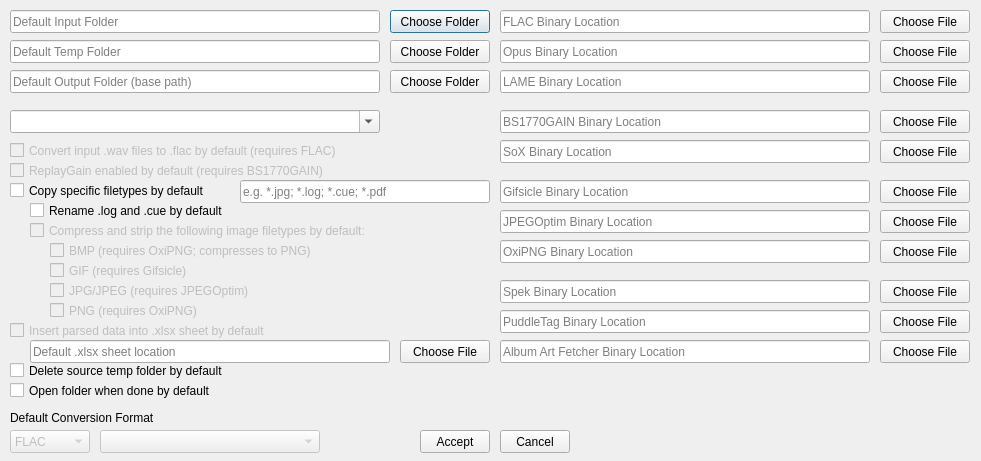
 <widget class="QDialog" name="SettingsWindow">
  <property name="geometry">
   <rect>
    <x>0</x>
    <y>0</y>
    <width>981</width>
    <height>461</height>
   </rect>
  </property>
  <property name="minimumSize">
   <size>
    <width>981</width>
    <height>461</height>
   </size>
  </property>
  <property name="maximumSize">
   <size>
    <width>981</width>
    <height>461</height>
   </size>
  </property>
  <property name="windowTitle">
   <string>Settings</string>
  </property>
  <widget class="QLineEdit" name="DefaultInputLineEdit">
   <property name="geometry">
    <rect>
     <x>10</x>
     <y>10</y>
     <width>370</width>
     <height>23</height>
    </rect>
   </property>
   <property name="text">
    <string/>
   </property>
   <property name="placeholderText">
    <string>Default Input Folder</string>
   </property>
  </widget>
  <widget class="QLineEdit" name="DefaultTempLineEdit">
   <property name="geometry">
    <rect>
     <x>10</x>
     <y>40</y>
     <width>370</width>
     <height>23</height>
    </rect>
   </property>
   <property name="placeholderText">
    <string>Default Temp Folder</string>
   </property>
  </widget>
  <widget class="QLineEdit" name="DefaultOutputLineEdit">
   <property name="geometry">
    <rect>
     <x>10</x>
     <y>70</y>
     <width>370</width>
     <height>23</height>
    </rect>
   </property>
   <property name="placeholderText">
    <string>Default Output Folder (base path)</string>
   </property>
  </widget>
  <widget class="QLineEdit" name="DefaultFLACLineEdit">
   <property name="geometry">
    <rect>
     <x>500</x>
     <y>10</y>
     <width>370</width>
     <height>23</height>
    </rect>
   </property>
   <property name="text">
    <string/>
   </property>
   <property name="placeholderText">
    <string>FLAC Binary Location</string>
   </property>
  </widget>
  <widget class="QPushButton" name="DefaultInputChooseFolderButton">
   <property name="geometry">
    <rect>
     <x>390</x>
     <y>10</y>
     <width>100</width>
     <height>23</height>
    </rect>
   </property>
   <property name="text">
    <string>Choose Folder</string>
   </property>
  </widget>
  <widget class="QPushButton" name="DefaultTempChooseFolderButton">
   <property name="geometry">
    <rect>
     <x>390</x>
     <y>40</y>
     <width>100</width>
     <height>23</height>
    </rect>
   </property>
   <property name="text">
    <string>Choose Folder</string>
   </property>
  </widget>
  <widget class="QPushButton" name="DefaultOutputChooseFolderButton">
   <property name="geometry">
    <rect>
     <x>390</x>
     <y>70</y>
     <width>100</width>
     <height>23</height>
    </rect>
   </property>
   <property name="text">
    <string>Choose Folder</string>
   </property>
  </widget>
  <widget class="QLineEdit" name="DefaultLAMELineEdit">
   <property name="geometry">
    <rect>
     <x>500</x>
     <y>70</y>
     <width>370</width>
     <height>23</height>
    </rect>
   </property>
   <property name="placeholderText">
    <string>LAME Binary Location</string>
   </property>
  </widget>
  <widget class="QLineEdit" name="DefaultOpusLineEdit">
   <property name="geometry">
    <rect>
     <x>500</x>
     <y>40</y>
     <width>370</width>
     <height>23</height>
    </rect>
   </property>
   <property name="placeholderText">
    <string>Opus Binary Location</string>
   </property>
  </widget>
  <widget class="QLineEdit" name="DefaultSoXLineEdit">
   <property name="geometry">
    <rect>
     <x>500</x>
     <y>140</y>
     <width>370</width>
     <height>23</height>
    </rect>
   </property>
   <property name="placeholderText">
    <string>SoX Binary Location</string>
   </property>
  </widget>
  <widget class="QLineEdit" name="DefaultAlbumArtFetcherLineEdit">
   <property name="geometry">
    <rect>
     <x>500</x>
     <y>340</y>
     <width>370</width>
     <height>23</height>
    </rect>
   </property>
   <property name="placeholderText">
    <string>Album Art Fetcher Binary Location</string>
   </property>
  </widget>
  <widget class="QLineEdit" name="DefaultSpectrogramAnalysisLineEdit">
   <property name="geometry">
    <rect>
     <x>500</x>
     <y>280</y>
     <width>370</width>
     <height>23</height>
    </rect>
   </property>
   <property name="placeholderText">
    <string>Spek Binary Location</string>
   </property>
  </widget>
  <widget class="QLineEdit" name="DefaultTaggerLineEdit">
   <property name="geometry">
    <rect>
     <x>500</x>
     <y>310</y>
     <width>370</width>
     <height>23</height>
    </rect>
   </property>
   <property name="placeholderText">
    <string>PuddleTag Binary Location</string>
   </property>
  </widget>
  <widget class="QPushButton" name="DefaultFLACFileChooserButton">
   <property name="geometry">
    <rect>
     <x>880</x>
     <y>10</y>
     <width>90</width>
     <height>23</height>
    </rect>
   </property>
   <property name="text">
    <string>Choose File</string>
   </property>
  </widget>
  <widget class="QPushButton" name="DefaultLAMEFileChooserButton">
   <property name="geometry">
    <rect>
     <x>880</x>
     <y>70</y>
     <width>90</width>
     <height>23</height>
    </rect>
   </property>
   <property name="text">
    <string>Choose File</string>
   </property>
  </widget>
  <widget class="QPushButton" name="DefaultOpusFileChooserButton">
   <property name="geometry">
    <rect>
     <x>880</x>
     <y>40</y>
     <width>90</width>
     <height>23</height>
    </rect>
   </property>
   <property name="text">
    <string>Choose File</string>
   </property>
  </widget>
  <widget class="QPushButton" name="DefaultSoXFileChooserButton">
   <property name="geometry">
    <rect>
     <x>880</x>
     <y>140</y>
     <width>90</width>
     <height>23</height>
    </rect>
   </property>
   <property name="text">
    <string>Choose File</string>
   </property>
  </widget>
  <widget class="QPushButton" name="DefaultAlbumArtFetcherFileChooserButton">
   <property name="geometry">
    <rect>
     <x>880</x>
     <y>340</y>
     <width>90</width>
     <height>23</height>
    </rect>
   </property>
   <property name="text">
    <string>Choose File</string>
   </property>
  </widget>
  <widget class="QPushButton" name="DefaultSpectrogramAnalysisFileChooserButton">
   <property name="geometry">
    <rect>
     <x>880</x>
     <y>280</y>
     <width>90</width>
     <height>23</height>
    </rect>
   </property>
   <property name="text">
    <string>Choose File</string>
   </property>
  </widget>
  <widget class="QPushButton" name="DefaultTaggerFileChooserButton">
   <property name="geometry">
    <rect>
     <x>880</x>
     <y>310</y>
     <width>90</width>
     <height>23</height>
    </rect>
   </property>
   <property name="text">
    <string>Choose File</string>
   </property>
  </widget>
  <widget class="QComboBox" name="DefaultSyntaxComboBox">
   <property name="geometry">
    <rect>
     <x>10</x>
     <y>110</y>
     <width>370</width>
     <height>23</height>
    </rect>
   </property>
   <property name="toolTip">
    <string>&lt;html&gt;&lt;head/&gt;&lt;body&gt;&lt;p&gt;Arbitrary tags: %tag% (%artist% -&amp;gt; Comaduster)&lt;/p&gt;&lt;p&gt;Bit-Depth: &amp;amp;bps&amp;amp; (16)&lt;/p&gt;&lt;p&gt;Bitrate: &amp;amp;bitrate&amp;amp; (Lossless)&lt;/p&gt;&lt;p&gt;Codec: &amp;amp;codec&amp;amp; (FLAC)&lt;/p&gt;&lt;p&gt;Padded Tracknumber: &amp;amp;paddedtracknumber&amp;amp; (07)&lt;/p&gt;&lt;p&gt;Sample Rate: &amp;amp;samplerate&amp;amp; (44100)&lt;/p&gt;&lt;p&gt;Short Sample Rate: &amp;amp;short-samplerate&amp;amp; (44)&lt;/p&gt;&lt;p&gt;Smart Bitrate/Depth/Sample: &amp;amp;smartbit&amp;amp; (16-44 for FLAC, V2 for MP3 V2)&lt;/p&gt;&lt;/body&gt;&lt;/html&gt;</string>
   </property>
   <property name="editable">
    <bool>true</bool>
   </property>
   <property name="currentIndex">
    <number>-1</number>
   </property>
   <item>
    <property name="text">
     <string>%AlbumArtist% - %Album% (%Date%) {%Edition%} [%Mediatype% &amp;codec&amp; - &amp;smartbit&amp;]/&amp;PaddedTrackNumber&amp; - %Title%</string>
    </property>
   </item>
   <item>
    <property name="text">
     <string>%AlbumArtist% - %Album% (%Date%) [%Mediatype% &amp;codec&amp; - &amp;smartbit&amp;] {%Edition% %Catalog%}/&amp;PaddedTrackNumber&amp; - %Title%</string>
    </property>
   </item>
   <item>
    <property name="text">
     <string>%AlbumArtist% - %Album% (%Date%) [%Mediatype% &amp;codec&amp; - &amp;smartbit&amp;] {%Edition%}/&amp;PaddedTrackNumber&amp; - %Title%</string>
    </property>
   </item>
   <item>
    <property name="text">
     <string>%AlbumArtist% - %Album% (%Date%) [%Mediatype% &amp;codec&amp; - &amp;smartbit&amp;] {%Catalog%}/&amp;PaddedTrackNumber&amp; - %Title%</string>
    </property>
   </item>
   <item>
    <property name="text">
     <string>%AlbumArtist% - %Date% - %Album% (%Edition%) [%Mediatype% &amp;codec&amp; - &amp;smartbit&amp;]/&amp;PaddedTrackNumber&amp; - %Title%</string>
    </property>
   </item>
  </widget>
  <widget class="QCheckBox" name="DefaultAutoWAVConvertCheckBox">
   <property name="enabled">
    <bool>false</bool>
   </property>
   <property name="geometry">
    <rect>
     <x>10</x>
     <y>140</y>
     <width>480</width>
     <height>21</height>
    </rect>
   </property>
   <property name="text">
    <string>Convert input .wav files to .flac by default (requires FLAC)</string>
   </property>
  </widget>
  <widget class="QCheckBox" name="DefaultRGCheckBox">
   <property name="enabled">
    <bool>false</bool>
   </property>
   <property name="geometry">
    <rect>
     <x>10</x>
     <y>160</y>
     <width>480</width>
     <height>21</height>
    </rect>
   </property>
   <property name="text">
    <string>ReplayGain enabled by default (requires BS1770GAIN)</string>
   </property>
  </widget>
  <widget class="QCheckBox" name="DefaultCopySpecificFileTypesCheckBox">
   <property name="geometry">
    <rect>
     <x>10</x>
     <y>180</y>
     <width>230</width>
     <height>21</height>
    </rect>
   </property>
   <property name="text">
    <string>Copy specific filetypes by default</string>
   </property>
  </widget>
  <widget class="QCheckBox" name="DefaultRenameLogCueCheckBox">
   <property name="geometry">
    <rect>
     <x>30</x>
     <y>200</y>
     <width>460</width>
     <height>21</height>
    </rect>
   </property>
   <property name="text">
    <string>Rename .log and .cue by default</string>
   </property>
  </widget>
  <widget class="QCheckBox" name="DefaultCompressImagesCheckBox">
   <property name="enabled">
    <bool>false</bool>
   </property>
   <property name="geometry">
    <rect>
     <x>30</x>
     <y>220</y>
     <width>460</width>
     <height>21</height>
    </rect>
   </property>
   <property name="text">
    <string>Compress and strip the following image filetypes by default:</string>
   </property>
  </widget>
  <widget class="QCheckBox" name="DefaultDeleteSourceFolderCheckBox">
   <property name="geometry">
    <rect>
     <x>10</x>
     <y>360</y>
     <width>480</width>
     <height>21</height>
    </rect>
   </property>
   <property name="text">
    <string>Delete source temp folder by default</string>
   </property>
  </widget>
  <widget class="QCheckBox" name="DefaultOpenFolderCheckBox">
   <property name="geometry">
    <rect>
     <x>10</x>
     <y>380</y>
     <width>480</width>
     <height>21</height>
    </rect>
   </property>
   <property name="text">
    <string>Open folder when done by default</string>
   </property>
  </widget>
  <widget class="QLabel" name="label">
   <property name="geometry">
    <rect>
     <x>10</x>
     <y>410</y>
     <width>480</width>
     <height>15</height>
    </rect>
   </property>
   <property name="text">
    <string>Default Conversion Format</string>
   </property>
  </widget>
  <widget class="QComboBox" name="DefaultConvertFormatComboBox">
   <property name="enabled">
    <bool>false</bool>
   </property>
   <property name="geometry">
    <rect>
     <x>10</x>
     <y>430</y>
     <width>80</width>
     <height>23</height>
    </rect>
   </property>
   <property name="frame">
    <bool>true</bool>
   </property>
   <item>
    <property name="text">
     <string>FLAC</string>
    </property>
   </item>
   <item>
    <property name="text">
     <string>Opus</string>
    </property>
   </item>
   <item>
    <property name="text">
     <string>MP3</string>
    </property>
   </item>
  </widget>
  <widget class="QComboBox" name="DefaultConvertPresetComboBox">
   <property name="enabled">
    <bool>false</bool>
   </property>
   <property name="geometry">
    <rect>
     <x>100</x>
     <y>430</y>
     <width>220</width>
     <height>23</height>
    </rect>
   </property>
  </widget>
  <widget class="QPushButton" name="SettingsApplyButton">
   <property name="geometry">
    <rect>
     <x>420</x>
     <y>430</y>
     <width>70</width>
     <height>23</height>
    </rect>
   </property>
   <property name="text">
    <string>Accept</string>
   </property>
  </widget>
  <widget class="QPushButton" name="SettingsCancelButton">
   <property name="geometry">
    <rect>
     <x>500</x>
     <y>430</y>
     <width>70</width>
     <height>23</height>
    </rect>
   </property>
   <property name="text">
    <string>Cancel</string>
   </property>
  </widget>
  <widget class="QLineEdit" name="DefaultCopySpecificFileTypesLineEdit">
   <property name="geometry">
    <rect>
     <x>240</x>
     <y>180</y>
     <width>250</width>
     <height>23</height>
    </rect>
   </property>
   <property name="text">
    <string/>
   </property>
   <property name="placeholderText">
    <string>e.g. *.jpg; *.log; *.cue; *.pdf</string>
   </property>
  </widget>
  <widget class="QLineEdit" name="DefaultBS1770GAINLineEdit">
   <property name="geometry">
    <rect>
     <x>500</x>
     <y>110</y>
     <width>370</width>
     <height>23</height>
    </rect>
   </property>
   <property name="placeholderText">
    <string>BS1770GAIN Binary Location</string>
   </property>
  </widget>
  <widget class="QPushButton" name="DefaultBS1770GAINFileChooserButton">
   <property name="geometry">
    <rect>
     <x>880</x>
     <y>110</y>
     <width>90</width>
     <height>23</height>
    </rect>
   </property>
   <property name="text">
    <string>Choose File</string>
   </property>
  </widget>
  <widget class="QLineEdit" name="DefaultOxiPNGLineEdit">
   <property name="geometry">
    <rect>
     <x>500</x>
     <y>240</y>
     <width>370</width>
     <height>23</height>
    </rect>
   </property>
   <property name="placeholderText">
    <string>OxiPNG Binary Location</string>
   </property>
  </widget>
  <widget class="QLineEdit" name="DefaultJPEGOptimLineEdit">
   <property name="geometry">
    <rect>
     <x>500</x>
     <y>210</y>
     <width>370</width>
     <height>23</height>
    </rect>
   </property>
   <property name="placeholderText">
    <string>JPEGOptim Binary Location</string>
   </property>
  </widget>
  <widget class="QPushButton" name="DefaultJPEGOptimFileChooserButton">
   <property name="geometry">
    <rect>
     <x>880</x>
     <y>210</y>
     <width>90</width>
     <height>23</height>
    </rect>
   </property>
   <property name="text">
    <string>Choose File</string>
   </property>
  </widget>
  <widget class="QPushButton" name="DefaultOxiPNGFileChooserButton">
   <property name="geometry">
    <rect>
     <x>880</x>
     <y>240</y>
     <width>90</width>
     <height>23</height>
    </rect>
   </property>
   <property name="text">
    <string>Choose File</string>
   </property>
  </widget>
  <widget class="QPushButton" name="DefaultGifsicleFileChooserButton">
   <property name="geometry">
    <rect>
     <x>880</x>
     <y>180</y>
     <width>90</width>
     <height>23</height>
    </rect>
   </property>
   <property name="text">
    <string>Choose File</string>
   </property>
  </widget>
  <widget class="QLineEdit" name="DefaultGifsicleLineEdit">
   <property name="geometry">
    <rect>
     <x>500</x>
     <y>180</y>
     <width>370</width>
     <height>23</height>
    </rect>
   </property>
   <property name="placeholderText">
    <string>Gifsicle Binary Location</string>
   </property>
  </widget>
  <widget class="QCheckBox" name="DefaultCompressBMPCheckBox">
   <property name="enabled">
    <bool>false</bool>
   </property>
   <property name="geometry">
    <rect>
     <x>50</x>
     <y>240</y>
     <width>440</width>
     <height>21</height>
    </rect>
   </property>
   <property name="text">
    <string>BMP (requires OxiPNG; compresses to PNG)</string>
   </property>
  </widget>
  <widget class="QCheckBox" name="DefaultCompressGIFCheckBox">
   <property name="enabled">
    <bool>false</bool>
   </property>
   <property name="geometry">
    <rect>
     <x>50</x>
     <y>260</y>
     <width>440</width>
     <height>21</height>
    </rect>
   </property>
   <property name="text">
    <string>GIF (requires Gifsicle)</string>
   </property>
  </widget>
  <widget class="QCheckBox" name="DefaultCompressJPGCheckBox">
   <property name="enabled">
    <bool>false</bool>
   </property>
   <property name="geometry">
    <rect>
     <x>50</x>
     <y>280</y>
     <width>440</width>
     <height>21</height>
    </rect>
   </property>
   <property name="text">
    <string>JPG/JPEG (requires JPEGOptim)</string>
   </property>
  </widget>
  <widget class="QCheckBox" name="DefaultCompressPNGCheckBox">
   <property name="enabled">
    <bool>false</bool>
   </property>
   <property name="geometry">
    <rect>
     <x>50</x>
     <y>300</y>
     <width>440</width>
     <height>21</height>
    </rect>
   </property>
   <property name="text">
    <string>PNG (requires OxiPNG)</string>
   </property>
  </widget>
  <widget class="QCheckBox" name="DefaultXLSXSheetCheckBox">
   <property name="enabled">
    <bool>false</bool>
   </property>
   <property name="geometry">
    <rect>
     <x>10</x>
     <y>320</y>
     <width>480</width>
     <height>21</height>
    </rect>
   </property>
   <property name="text">
    <string>Insert parsed data into .xlsx sheet by default</string>
   </property>
  </widget>
  <widget class="QLineEdit" name="DefaultXLSXSheetLineEdit">
   <property name="geometry">
    <rect>
     <x>30</x>
     <y>340</y>
     <width>360</width>
     <height>23</height>
    </rect>
   </property>
   <property name="text">
    <string/>
   </property>
   <property name="placeholderText">
    <string>Default .xlsx sheet location</string>
   </property>
  </widget>
  <widget class="QPushButton" name="DefaultXLSXSheetFileChooserButton">
   <property name="geometry">
    <rect>
     <x>400</x>
     <y>340</y>
     <width>90</width>
     <height>23</height>
    </rect>
   </property>
   <property name="text">
    <string>Choose File</string>
   </property>
  </widget>
 </widget>
